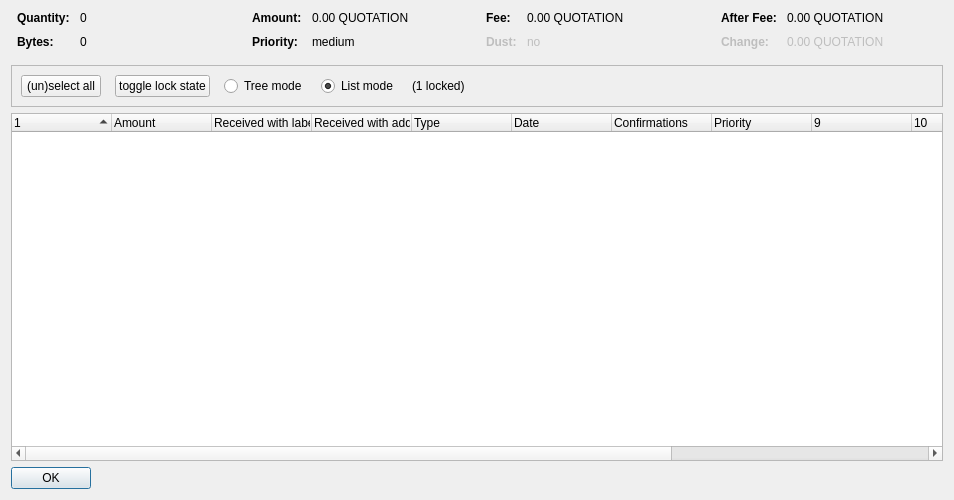
<?xml version="1.0" encoding="UTF-8"?>
<ui version="4.0">
 <class>CoinControlDialog</class>
 <widget class="QDialog" name="CoinControlDialog">
  <property name="geometry">
   <rect>
    <x>0</x>
    <y>0</y>
    <width>954</width>
    <height>500</height>
   </rect>
  </property>
  <property name="windowTitle">
   <string>Coin Selection</string>
  </property>
  <layout class="QVBoxLayout" name="verticalLayout">
   <item>
    <layout class="QHBoxLayout" name="horizontalLayoutTop" stretch="0,0,0,0">
     <property name="topMargin">
      <number>0</number>
     </property>
     <property name="bottomMargin">
      <number>10</number>
     </property>
     <item>
      <layout class="QFormLayout" name="formLayoutCoinControl1">
       <property name="horizontalSpacing">
        <number>10</number>
       </property>
       <property name="verticalSpacing">
        <number>10</number>
       </property>
       <property name="leftMargin">
        <number>6</number>
       </property>
       <property name="rightMargin">
        <number>6</number>
       </property>
       <item row="0" column="0">
        <widget class="QLabel" name="labelCoinControlQuantityText">
         <property name="font">
          <font>
           <weight>75</weight>
           <bold>true</bold>
          </font>
         </property>
         <property name="text">
          <string>Quantity:</string>
         </property>
        </widget>
       </item>
       <item row="0" column="1">
        <widget class="QLabel" name="labelCoinControlQuantity">
         <property name="cursor">
          <cursorShape>IBeamCursor</cursorShape>
         </property>
         <property name="contextMenuPolicy">
          <enum>Qt::ActionsContextMenu</enum>
         </property>
         <property name="text">
          <string notr="true">0</string>
         </property>
         <property name="textInteractionFlags">
          <set>Qt::LinksAccessibleByMouse|Qt::TextSelectableByKeyboard|Qt::TextSelectableByMouse</set>
         </property>
        </widget>
       </item>
       <item row="1" column="0">
        <widget class="QLabel" name="labelCoinControlBytesText">
         <property name="font">
          <font>
           <weight>75</weight>
           <bold>true</bold>
          </font>
         </property>
         <property name="text">
          <string>Bytes:</string>
         </property>
        </widget>
       </item>
       <item row="1" column="1">
        <widget class="QLabel" name="labelCoinControlBytes">
         <property name="cursor">
          <cursorShape>IBeamCursor</cursorShape>
         </property>
         <property name="contextMenuPolicy">
          <enum>Qt::ActionsContextMenu</enum>
         </property>
         <property name="text">
          <string notr="true">0</string>
         </property>
         <property name="textInteractionFlags">
          <set>Qt::LinksAccessibleByMouse|Qt::TextSelectableByKeyboard|Qt::TextSelectableByMouse</set>
         </property>
        </widget>
       </item>
      </layout>
     </item>
     <item>
      <layout class="QFormLayout" name="formLayoutCoinControl2">
       <property name="horizontalSpacing">
        <number>10</number>
       </property>
       <property name="verticalSpacing">
        <number>10</number>
       </property>
       <property name="leftMargin">
        <number>6</number>
       </property>
       <property name="rightMargin">
        <number>6</number>
       </property>
       <item row="0" column="0">
        <widget class="QLabel" name="labelCoinControlAmountText">
         <property name="font">
          <font>
           <weight>75</weight>
           <bold>true</bold>
          </font>
         </property>
         <property name="text">
          <string>Amount:</string>
         </property>
        </widget>
       </item>
       <item row="0" column="1">
        <widget class="QLabel" name="labelCoinControlAmount">
         <property name="cursor">
          <cursorShape>IBeamCursor</cursorShape>
         </property>
         <property name="contextMenuPolicy">
          <enum>Qt::ActionsContextMenu</enum>
         </property>
         <property name="text">
          <string notr="true">0.00 QUOTATION</string>
         </property>
         <property name="textInteractionFlags">
          <set>Qt::LinksAccessibleByMouse|Qt::TextSelectableByKeyboard|Qt::TextSelectableByMouse</set>
         </property>
        </widget>
       </item>
       <item row="1" column="0">
        <widget class="QLabel" name="labelCoinControlPriorityText">
         <property name="font">
          <font>
           <weight>75</weight>
           <bold>true</bold>
          </font>
         </property>
         <property name="text">
          <string>Priority:</string>
         </property>
        </widget>
       </item>
       <item row="1" column="1">
        <widget class="QLabel" name="labelCoinControlPriority">
         <property name="cursor">
          <cursorShape>IBeamCursor</cursorShape>
         </property>
         <property name="contextMenuPolicy">
          <enum>Qt::ActionsContextMenu</enum>
         </property>
         <property name="text">
          <string>medium</string>
         </property>
         <property name="textInteractionFlags">
          <set>Qt::LinksAccessibleByMouse|Qt::TextSelectableByKeyboard|Qt::TextSelectableByMouse</set>
         </property>
        </widget>
       </item>
      </layout>
     </item>
     <item>
      <layout class="QFormLayout" name="formLayoutCoinControl3">
       <property name="horizontalSpacing">
        <number>10</number>
       </property>
       <property name="verticalSpacing">
        <number>10</number>
       </property>
       <property name="leftMargin">
        <number>6</number>
       </property>
       <property name="rightMargin">
        <number>6</number>
       </property>
       <item row="0" column="0">
        <widget class="QLabel" name="labelCoinControlFeeText">
         <property name="font">
          <font>
           <weight>75</weight>
           <bold>true</bold>
          </font>
         </property>
         <property name="text">
          <string>Fee:</string>
         </property>
        </widget>
       </item>
       <item row="0" column="1">
        <widget class="QLabel" name="labelCoinControlFee">
         <property name="cursor">
          <cursorShape>IBeamCursor</cursorShape>
         </property>
         <property name="contextMenuPolicy">
          <enum>Qt::ActionsContextMenu</enum>
         </property>
         <property name="text">
          <string notr="true">0.00 QUOTATION</string>
         </property>
         <property name="textInteractionFlags">
          <set>Qt::LinksAccessibleByMouse|Qt::TextSelectableByKeyboard|Qt::TextSelectableByMouse</set>
         </property>
        </widget>
       </item>
       <item row="1" column="0">
        <widget class="QLabel" name="labelCoinControlLowOutputText">
         <property name="enabled">
          <bool>false</bool>
         </property>
         <property name="font">
          <font>
           <weight>75</weight>
           <bold>true</bold>
          </font>
         </property>
         <property name="text">
          <string>Dust:</string>
         </property>
        </widget>
       </item>
       <item row="1" column="1">
        <widget class="QLabel" name="labelCoinControlLowOutput">
         <property name="enabled">
          <bool>false</bool>
         </property>
         <property name="cursor">
          <cursorShape>IBeamCursor</cursorShape>
         </property>
         <property name="contextMenuPolicy">
          <enum>Qt::ActionsContextMenu</enum>
         </property>
         <property name="text">
          <string>no</string>
         </property>
         <property name="textInteractionFlags">
          <set>Qt::LinksAccessibleByMouse|Qt::TextSelectableByKeyboard|Qt::TextSelectableByMouse</set>
         </property>
        </widget>
       </item>
      </layout>
     </item>
     <item>
      <layout class="QFormLayout" name="formLayoutCoinControl4">
       <property name="horizontalSpacing">
        <number>10</number>
       </property>
       <property name="verticalSpacing">
        <number>10</number>
       </property>
       <property name="leftMargin">
        <number>6</number>
       </property>
       <property name="rightMargin">
        <number>6</number>
       </property>
       <item row="0" column="0">
        <widget class="QLabel" name="labelCoinControlAfterFeeText">
         <property name="font">
          <font>
           <weight>75</weight>
           <bold>true</bold>
          </font>
         </property>
         <property name="text">
          <string>After Fee:</string>
         </property>
        </widget>
       </item>
       <item row="0" column="1">
        <widget class="QLabel" name="labelCoinControlAfterFee">
         <property name="cursor">
          <cursorShape>IBeamCursor</cursorShape>
         </property>
         <property name="contextMenuPolicy">
          <enum>Qt::ActionsContextMenu</enum>
         </property>
         <property name="text">
          <string notr="true">0.00 QUOTATION</string>
         </property>
         <property name="textInteractionFlags">
          <set>Qt::LinksAccessibleByMouse|Qt::TextSelectableByKeyboard|Qt::TextSelectableByMouse</set>
         </property>
        </widget>
       </item>
       <item row="1" column="0">
        <widget class="QLabel" name="labelCoinControlChangeText">
         <property name="enabled">
          <bool>false</bool>
         </property>
         <property name="font">
          <font>
           <weight>75</weight>
           <bold>true</bold>
          </font>
         </property>
         <property name="text">
          <string>Change:</string>
         </property>
        </widget>
       </item>
       <item row="1" column="1">
        <widget class="QLabel" name="labelCoinControlChange">
         <property name="enabled">
          <bool>false</bool>
         </property>
         <property name="cursor">
          <cursorShape>IBeamCursor</cursorShape>
         </property>
         <property name="contextMenuPolicy">
          <enum>Qt::ActionsContextMenu</enum>
         </property>
         <property name="text">
          <string notr="true">0.00 QUOTATION</string>
         </property>
         <property name="textInteractionFlags">
          <set>Qt::LinksAccessibleByMouse|Qt::TextSelectableByKeyboard|Qt::TextSelectableByMouse</set>
         </property>
        </widget>
       </item>
      </layout>
     </item>
    </layout>
   </item>
   <item>
    <widget class="QFrame" name="frame">
     <property name="minimumSize">
      <size>
       <width>0</width>
       <height>40</height>
      </size>
     </property>
     <property name="frameShape">
      <enum>QFrame::StyledPanel</enum>
     </property>
     <property name="frameShadow">
      <enum>QFrame::Sunken</enum>
     </property>
     <layout class="QHBoxLayout" name="horizontalLayout">
      <item>
       <layout class="QHBoxLayout" name="horizontalLayoutPanel" stretch="0,0,0,0,0,0">
        <property name="spacing">
         <number>14</number>
        </property>
        <item>
         <widget class="QPushButton" name="pushButtonSelectAll">
          <property name="sizePolicy">
           <sizepolicy hsizetype="Maximum" vsizetype="Fixed">
            <horstretch>0</horstretch>
            <verstretch>0</verstretch>
           </sizepolicy>
          </property>
          <property name="text">
           <string>(un)select all</string>
          </property>
          <property name="autoDefault">
           <bool>false</bool>
          </property>
         </widget>
        </item>
        <item>
         <widget class="QPushButton" name="pushButtonToggleLock">
          <property name="sizePolicy">
           <sizepolicy hsizetype="Maximum" vsizetype="Fixed">
            <horstretch>0</horstretch>
            <verstretch>0</verstretch>
           </sizepolicy>
          </property>
          <property name="text">
           <string>toggle lock state</string>
          </property>
          <property name="autoDefault">
           <bool>false</bool>
          </property>
         </widget>
        </item>
        <item>
         <widget class="QRadioButton" name="radioTreeMode">
          <property name="sizePolicy">
           <sizepolicy hsizetype="Maximum" vsizetype="Fixed">
            <horstretch>0</horstretch>
            <verstretch>0</verstretch>
           </sizepolicy>
          </property>
          <property name="text">
           <string>Tree mode</string>
          </property>
         </widget>
        </item>
        <item>
         <widget class="QRadioButton" name="radioListMode">
          <property name="sizePolicy">
           <sizepolicy hsizetype="Maximum" vsizetype="Fixed">
            <horstretch>0</horstretch>
            <verstretch>0</verstretch>
           </sizepolicy>
          </property>
          <property name="text">
           <string>List mode</string>
          </property>
          <property name="checked">
           <bool>true</bool>
          </property>
         </widget>
        </item>
        <item>
         <widget class="QLabel" name="labelLocked">
          <property name="text">
           <string>(1 locked)</string>
          </property>
         </widget>
        </item>
        <item>
         <spacer name="horizontalSpacer">
          <property name="orientation">
           <enum>Qt::Horizontal</enum>
          </property>
          <property name="sizeHint" stdset="0">
           <size>
            <width>40</width>
            <height>20</height>
           </size>
          </property>
         </spacer>
        </item>
       </layout>
      </item>
     </layout>
    </widget>
   </item>
   <item>
    <widget class="CoinControlTreeWidget" name="treeWidget">
     <property name="contextMenuPolicy">
      <enum>Qt::CustomContextMenu</enum>
     </property>
     <property name="sortingEnabled">
      <bool>false</bool>
     </property>
     <property name="columnCount">
      <number>13</number>
     </property>
     <attribute name="headerShowSortIndicator" stdset="0">
      <bool>true</bool>
     </attribute>
     <attribute name="headerStretchLastSection">
      <bool>false</bool>
     </attribute>
     <column>
      <property name="text">
       <string/>
      </property>
     </column>
     <column>
      <property name="text">
       <string>Amount</string>
      </property>
     </column>
     <column>
      <property name="text">
       <string>Received with label</string>
      </property>
     </column>
     <column>
      <property name="text">
       <string>Received with address</string>
      </property>
     </column>
     <column>
      <property name="text">
	<string>Type</string>
      </property>
     </column>
     <column>
      <property name="text">	 
       <string>Date</string>
      </property>
     </column>
     <column>
      <property name="text">
       <string>Confirmations</string>
      </property>
      <property name="toolTip">
       <string>Confirmed</string>
      </property>
     </column>
     <column>
      <property name="text">
       <string>Priority</string>
      </property>
     </column>
     <column>
      <property name="text">
       <string/>
      </property>
     </column>
     <column>
      <property name="text">
       <string/>
      </property>
     </column>
     <column>
      <property name="text">
       <string/>
      </property>
     </column>
     <column>
      <property name="text">
       <string/>
      </property>
     </column>
     <column>
      <property name="text">
       <string/>
      </property>
     </column>
    </widget>
   </item>
   <item>
    <widget class="QDialogButtonBox" name="buttonBox">
     <property name="sizePolicy">
      <sizepolicy hsizetype="Maximum" vsizetype="Fixed">
       <horstretch>0</horstretch>
       <verstretch>0</verstretch>
      </sizepolicy>
     </property>
     <property name="orientation">
      <enum>Qt::Horizontal</enum>
     </property>
     <property name="standardButtons">
      <set>QDialogButtonBox::Ok</set>
     </property>
    </widget>
   </item>
  </layout>
 </widget>
 <customwidgets>
  <customwidget>
   <class>CoinControlTreeWidget</class>
   <extends>QTreeWidget</extends>
   <header>coincontroltreewidget.h</header>
  </customwidget>
 </customwidgets>
 <resources/>
 <connections/>
</ui>
